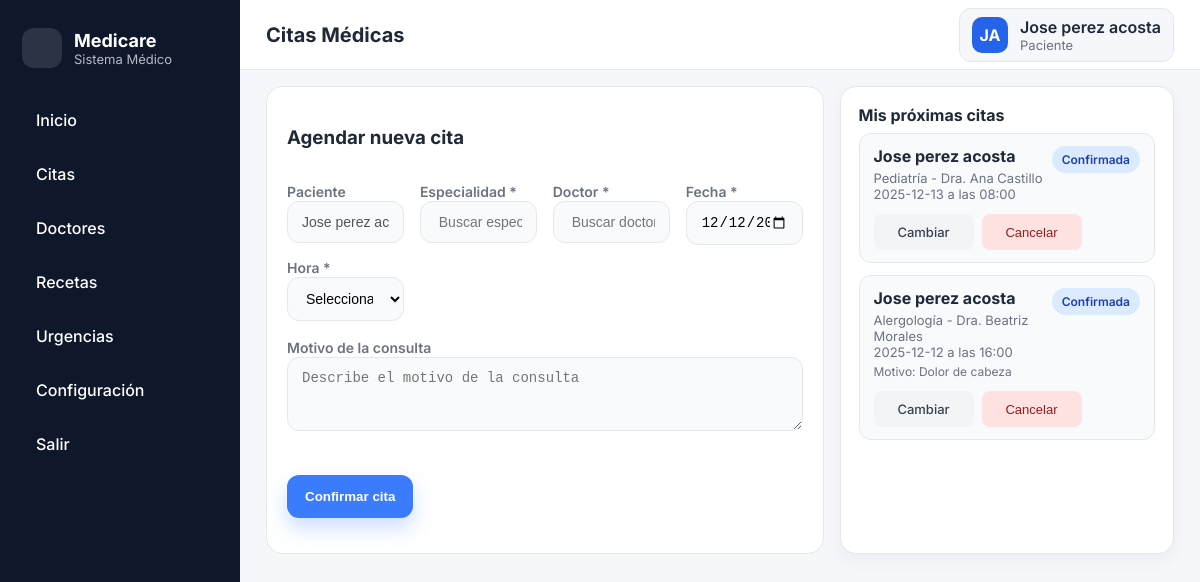
The app's page /citas (signed in) with its own data.
### tables this page shows
CREATE TABLE usuarios (
        id INTEGER PRIMARY KEY AUTOINCREMENT,
        nombre TEXT NOT NULL,
        email TEXT UNIQUE NOT NULL,
        username TEXT UNIQUE NOT NULL,
        password TEXT NOT NULL,
        role TEXT NOT NULL CHECK(role IN ('admin', 'doctor', 'paciente')),
        especialidad TEXT,
        telefono TEXT,
        fecha_registro TIMESTAMP DEFAULT CURRENT_TIMESTAMP,
        estado TEXT DEFAULT 'activo' CHECK(estado IN ('activo', 'inactivo'))
    , cedula TEXT, foto_perfil TEXT DEFAULT 'default.png', estado_doctor TEXT DEFAULT 'disponible', hora_inicio TEXT DEFAULT '08:00', hora_fin TEXT DEFAULT '17:00');

CREATE TABLE "citas" (
                id INTEGER PRIMARY KEY AUTOINCREMENT,
                paciente_id INTEGER NOT NULL,
                doctor_id INTEGER NOT NULL,
                servicio TEXT,
                especialidad TEXT,
                fecha DATE NOT NULL,
                hora TIME NOT NULL,
                motivo TEXT,
                estado TEXT DEFAULT 'confirmada',
                fecha_creacion TIMESTAMP DEFAULT CURRENT_TIMESTAMP,
                FOREIGN KEY (paciente_id) REFERENCES usuarios (id),
                FOREIGN KEY (doctor_id) REFERENCES usuarios (id)
            );

### app.py (the view)
@app.route('/citas')
@login_required
def citas():
    from datetime import datetime
    fecha_hoy = datetime.now().strftime('%Y-%m-%d')
    conn = get_db()
    role = session.get('role')
    user_id = session.get('user_id')
    if role == 'doctor':
        citas = conn.execute('''
            SELECT c.*, p.nombre as paciente_nombre, d.nombre as doctor_nombre
            FROM citas c
            JOIN usuarios p ON c.paciente_id = p.id
            JOIN usuarios d ON c.doctor_id = d.id
            WHERE c.doctor_id = ?
            ORDER BY c.fecha DESC, c.hora DESC
        ''', (user_id,)).fetchall()
        pacientes = conn.execute('SELECT id, nombre FROM usuarios WHERE role = "paciente" AND estado = "activo"').fetchall()
        doctores_como_pacientes = conn.execute('SELECT id, nombre FROM usuarios WHERE role = "doctor" AND estado = "activo"').fetchall()
        pacientes = list(pacientes) + list(doctores_como_pacientes)
    else:
        citas = conn.execute('''
            SELECT c.*, p.nombre as paciente_nombre, d.nombre as doctor_nombre
            FROM citas c
            JOIN usuarios p ON c.paciente_id = p.id
            JOIN usuarios d ON c.doctor_id = d.id
            WHERE c.paciente_id = ?
            ORDER BY c.fecha DESC, c.hora DESC
        ''', (user_id,)).fetchall()
        pacientes = []
    doctores = conn.execute('SELECT id, nombre, especialidad FROM usuarios WHERE role = "doctor" AND estado = "activo"').fetchall()
    especialidades_con_doctores = conn.execute('''
        SELECT DISTINCT especialidad FROM usuarios
        WHERE role = "doctor" AND estado = "activo"
        ORDER BY especialidad
    ''').fetchall()
    especialidades_activas = [e['especialidad'] for e in especialidades_con_doctores]
    conn.close()
    return render_template('citas.html', citas=citas, pacientes=pacientes, doctores=doctores, fecha_hoy=fecha_hoy, especialidades=especialidades_activas)

### templates/citas.html (shortened to what this page needs)
{% extends "base.html" %}
{% block navigation %}
{% if session.get('role') == 'admin' %}
    <a href="{{ url_for('dashboard') }}" class="nav-link">Inicio</a>
    <a href="{{ url_for('admin_usuarios') }}" class="nav-link">Usuarios</a>
    <a href="{{ url_for('agregar_doctor') }}" class="nav-link">Agregar Doctor</a>
    <a href="{{ url_for('citas') }}" class="nav-link">Citas</a>
    <a href="{{ url_for('urgencias') }}" class="nav-link">Urgencias</a>
{% else %}
    <a href="{{ url_for('dashboard') }}" class="nav-link">Inicio</a>
    <a href="{{ url_for('citas') }}" class="nav-link">Citas</a>
    <a href="{{ url_for('doctores') }}" class="nav-link">Doctores</a>
    <a href="{{ url_for('recetas') }}" class="nav-link">Recetas</a>
    <a href="{{ url_for('urgencias') }}" class="nav-link">Urgencias</a>
{% endif %}
<a href="{{ url_for('configuracion') }}" class="nav-link">Configuración</a>
<a href="{{ url_for('logout') }}" class="nav-link">Salir</a>
{% endblock %}
{% block page_title %}Citas Médicas{% endblock %}
{% block content %}
<div class="split">
    <div class="form-card" style="position: sticky; top: 20px; align-self: flex-start;">
        <h3>{% if session.get('role') == 'doctor' %}Agendar cita para paciente{% else %}Agendar nueva cita{% endif %}</h3>
        <form method="POST" action="{{ url_for('crear_cita') }}" id="citaForm">
            <div class="form-grid form-grid-appointments">
                {% if session.get('role') == 'doctor' %}
                <div class="field field-patient">
                    <label class="label">Paciente *</label>
                    <div style="position: relative;">
                        <input class="input" type="text" id="pacienteSearchInputDoctor" placeholder="Buscar paciente..." oninput="filtrarPacientesDoctor()" onfocus="mostrarPacientesDoctor()" />
                        <input type="hidden" name="paciente_id" id="pacienteIdHiddenDoctor" required />
                        <div id="pacientesDropdownDoctor" style="display: none; position: absolute; top: 100%; left: 0; right: 0; background: white; border: 1px solid #e5e7eb; border-radius: 8px; max-height: 300px; overflow-y: auto; z-index: 1000; box-shadow: 0 4px 6px rgba(0,0,0,0.1);">
                            {% for paciente in pacientes %}
                            <div class="paciente-option-doctor" data-id="{{ paciente['id'] }}" data-nombre="{{ paciente['nombre'] }}" onclick="seleccionarPacienteDoctor({{ paciente['id'] }}, '{{ paciente['nombre'] }}')" style="padding: 10px; cursor: pointer; border-bottom: 1px solid #f3f4f6;" title="">
                                {{ paciente['nombre'] }}
                            </div>
                            {% endfor %}
                        </div>
                    </div>
                </div>
                {% else %}
                <div class="field field-patient">
                    <label class="label">Paciente</label>
                    <input class="input" type="text" value="{{ session.get('nombre') }}" disabled />
                </div>
                {% endif %}
                <div class="field field-service">
                    <label class="label">Especialidad *</label>
                    <div style="position: relative;">
                        <input class="input" type="text" id="especialidadSearchInput" placeholder=" Buscar especialidad..." oninput="filtrarEspecialidades()" onfocus="mostrarEspecialidades()" onkeyup="checkEspecialidadBorrada()" />
                    </div>
                </div>
                <div class="field field-doctor">
                    <label class="label">Doctor *</label>
                    <div style="position: relative;">
                        <input class="input" type="text" id="doctorSearchInput" placeholder=" Buscar doctor..." oninput="filtrarDoctores()" onfocus="mostrarDoctores()" />
                    </div>
                </div>
                <div class="field field-date">
                    <label class="label">Fecha *</label>
                    <input class="input" type="date" name="fecha" id="fechaInput" required onchange="verificarHorarios()" />
                </div>
                <div class="field field-time">
                    <label class="label">Hora *</label>
                    <select class="input" name="hora" id="horaInput" required onchange="verificarDisponibilidad()">
                        <option value="">Seleccionar hora</option>
                    </select>
                </div>
            </div>
            <div style="margin-top: 16px;">
                <label class="label">Motivo de la consulta</label>
                <textarea class="input" name="motivo" rows="3" placeholder="Describe el motivo de la consulta"></textarea>
            </div>
            <button type="submit" class="button-primary" id="btnConfirmar">Confirmar cita</button>
        </form>
    </div>
    <div class="card">
        <h3>{% if session.get('role') == 'doctor' %}Citas programadas{% else %}Mis próximas citas{% endif %}</h3>
        {% if citas|length == 0 %}
        <p class="note">No hay citas programadas.</p>
        {% else %}
        <div class="list">
            {% for cita in citas %}
            {% if cita['estado'] != 'cancelada' %}
            <div class="list-item" style="flex-direction: column; align-items: flex-start; gap: 12px; {% if cita['fecha'] < fecha_hoy %}opacity: 0.6;{% endif %}">
                <div style="display: flex; justify-content: space-between; width: 100%; align-items: start;">
                    <div>
                        <strong>{{ cita['paciente_nombre'] }}</strong>
                        <div class="note" style="font-size: 13px; margin-top: 4px;">
                            {{ cita['especialidad'] }} - {{ cita['doctor_nombre'] }}
                        </div>
                        <div class="note" style="font-size: 13px;">
                             {{ cita['fecha'] }} a las {{ cita['hora'] }}
                        </div>
                        {% if cita['motivo'] %}
                        <div class="note" style="font-size: 12px; margin-top: 4px;">
                            Motivo: {{ cita['motivo'] }}
                        </div>
                        {% endif %}
                    </div>
                    <span class="badge-pill" style="
                        background: {% if cita['estado'] == 'confirmada' %}#dbeafe{% elif cita['estado'] == 'completada' %}#d1fae5{% else %}#fee2e2{% endif %};
                        color: {% if cita['estado'] == 'confirmada' %}#1e40af{% elif cita['estado'] == 'completada' %}#065f46{% else %}#991b1b{% endif %};
                    ">
                        {{ cita['estado']|capitalize }}
                    </span>
                </div>
                <div style="display: flex; gap: 8px; flex-wrap: wrap; align-items: center;">
                    {% if cita['estado'] == 'confirmada' %}
                    <a href="{{ url_for('editar_cita', id=cita['id']) }}" class="button-secondary" style="padding: 8px 14px; font-size: 13px; text-decoration: none; height: 36px; display: inline-flex; align-items: center; justify-content: center; min-width: 100px; box-sizing: border-box;">
                         Cambiar
                    </a>
                    <form method="POST" action="{{ url_for('cancelar_cita', id=cita['id']) }}" style="display: inline-block; margin: 0;" onsubmit="return confirm('¿Estás seguro de cancelar esta cita?');">
                        <button type="submit" class="button-secondary" style="padding: 8px 14px; font-size: 13px; background: #fee2e2; color: #991b1b; height: 36px; display: inline-flex; align-items: center; justify-content: center; min-width: 100px;">
                             Cancelar
                        </button>
                    </form>
                    {% endif %}
                </div>
            </div>
            {% endif %}
            {% endfor %}
        </div>
        {% endif %}
    </div>
</div>
{% endblock %}

### templates/base.html (shortened to what this page needs)
<!DOCTYPE html>
<html lang="es">
<head>
    <link rel="stylesheet" href="{{ url_for('static', filename='css/site.css') }}" />
</head>
<body>
    {% if session.get('user_id') %}
    <div class="app-shell">
        <aside class="sidebar">
            <a href="{{ url_for('dashboard') }}" class="brand" style="text-decoration: none; color: inherit; cursor: pointer;">
                <div class="brand-icon"></div>
                <div>
                    <div class="brand-title">Medicare</div>
                    <div class="brand-subtitle">Sistema Médico</div>
                </div>
            </a>
            <nav class="nav-links">
                {% block navigation %}{% endblock %}
            </nav>
        </aside>
        <main class="content">
            <header class="topbar">
                <div class="page-title">{% block page_title %}Dashboard{% endblock %}</div>
                <a href="{{ url_for('configuracion') }}" class="user-chip" style="text-decoration: none; color: inherit; cursor: pointer;">
                    <div class="avatar">{{ session.get('nombre', 'U')[0]|upper }}{{ session.get('nombre', 'U').split()[-1][0]|upper if session.get('nombre', 'U').split()|length > 1 else '' }}</div>
                    <div>
                        <div class="chip-name">{{ session.get('nombre') }}</div>
                        <div class="chip-role">{{ session.get('role')|capitalize }}</div>
                    </div>
                </a>
            </header>
            <div class="page-body">
                {% block content %}{% endblock %}
            </div>
        </main>
    </div>
    {% else %}
    {% block auth_content %}{% endblock %}
    {% endif %}
</body>
</html>

### records on screen
usuarios: get "Jose perez acosta", get "Paciente"
citas: paciente_nombre "Jose perez acosta", especialidad "Pediatría", doctor_nombre "Dra. Ana Castillo", fecha "2025-12-13", hora "08:00", estado "Confirmada"
citas: paciente_nombre "Jose perez acosta", especialidad "Alergología", doctor_nombre "Dra. Beatriz Morales", fecha "2025-12-12", hora "16:00", motivo "Dolor de cabeza", estado "Confirmada"

### other values on screen
{{ session.get('nombre', 'U')[0]|upper }} "J"
